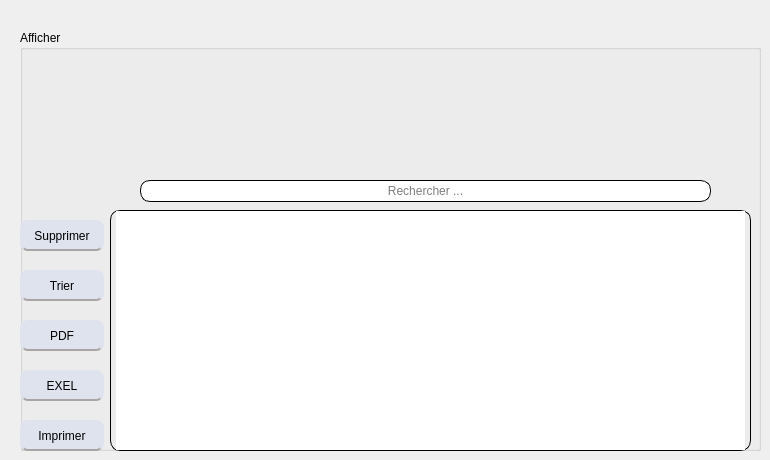
      <widget class="QWidget" name="tab_4">
       <attribute name="title">
        <string>Afficher les factures</string>
       </attribute>
       <widget class="QGroupBox" name="groupBox_3">
        <property name="geometry">
         <rect>
          <x>20</x>
          <y>30</y>
          <width>741</width>
          <height>421</height>
         </rect>
        </property>
        <property name="title">
         <string>Afficher</string>
        </property>
        <widget class="QTableView" name="tab_fact">
         <property name="enabled">
          <bool>true</bool>
         </property>
         <property name="geometry">
          <rect>
           <x>90</x>
           <y>180</y>
           <width>641</width>
           <height>241</height>
          </rect>
         </property>
         <property name="cursor" stdset="0">
          <cursorShape>ArrowCursor</cursorShape>
         </property>
         <property name="mouseTracking">
          <bool>false</bool>
         </property>
         <property name="styleSheet">
          <string notr="true">QTableView
{
 border-width: 1px;
border-style: solid;
border-color: black;
  border-radius: 10px;
padding:0 5;
}</string>
         </property>
        </widget>
        <widget class="QPushButton" name="pushButton">
         <property name="enabled">
          <bool>true</bool>
         </property>
         <property name="geometry">
          <rect>
           <x>0</x>
           <y>240</y>
           <width>84</width>
           <height>31</height>
          </rect>
         </property>
         <property name="font">
          <font>
           <family>Arial</family>
           <pointsize>-1</pointsize>
           <weight>50</weight>
           <bold>false</bold>
          </font>
         </property>
         <property name="styleSheet">
          <string notr="true">QPushButton {
background: #dfe3ee;
border: 2px solid #dfe3ee;
border-bottom-color: #aaa5a5; /* same as the pane color */
border-top-left-radius: 7px;
border-top-right-radius: 7px;
min-width: 80px;
border-radius: 8px;
color: black;
font-size:12px;
font-family:Arial, Helvetica, sans-serif;


}
QPushButton:hover {
color:#fff;
background:#8b9dc3;
border: none;

}
</string>
         </property>
         <property name="text">
          <string>Trier</string>
         </property>
        </widget>
        <widget class="QLabel" name="label_10">
         <property name="geometry">
          <rect>
           <x>340</x>
           <y>30</y>
           <width>109</width>
           <height>109</height>
          </rect>
         </property>
         <property name="text">
          <string/>
         </property>
         <property name="pixmap">
          <pixmap>img/affich.png</pixmap>
         </property>
        </widget>
        <widget class="QLineEdit" name="lineEdit">
         <property name="enabled">
          <bool>true</bool>
         </property>
         <property name="geometry">
          <rect>
           <x>120</x>
           <y>150</y>
           <width>571</width>
           <height>22</height>
          </rect>
         </property>
         <property name="focusPolicy">
          <enum>Qt::WheelFocus</enum>
         </property>
         <property name="contextMenuPolicy">
          <enum>Qt::PreventContextMenu</enum>
         </property>
         <property name="autoFillBackground">
          <bool>false</bool>
         </property>
         <property name="styleSheet">
          <string notr="true">QLineEdit
{
 border-width: 1px;
border-style: solid;
border-color: black;
  border-radius: 10px;
padding:0 8;
}</string>
         </property>
         <property name="text">
          <string/>
         </property>
         <property name="alignment">
          <set>Qt::AlignCenter</set>
         </property>
         <property name="placeholderText">
          <string>Rechercher ...</string>
         </property>
         <property name="clearButtonEnabled">
          <bool>false</bool>
         </property>
        </widget>
        <widget class="QPushButton" name="pdf">
         <property name="enabled">
          <bool>true</bool>
         </property>
         <property name="geometry">
          <rect>
           <x>0</x>
           <y>290</y>
           <width>84</width>
           <height>31</height>
          </rect>
         </property>
         <property name="font">
          <font>
           <family>Arial</family>
           <pointsize>-1</pointsize>
           <weight>50</weight>
           <bold>false</bold>
          </font>
         </property>
         <property name="styleSheet">
          <string notr="true">QPushButton {
background: #dfe3ee;
border: 2px solid #dfe3ee;
border-bottom-color: #aaa5a5; /* same as the pane color */
border-top-left-radius: 7px;
border-top-right-radius: 7px;
min-width: 80px;
border-radius: 8px;
color: black;
font-size:12px;
font-family:Arial, Helvetica, sans-serif;


}
QPushButton:hover {
color:#fff;
background:#8b9dc3;
border: none;

}
</string>
         </property>
         <property name="text">
          <string>PDF</string>
         </property>
        </widget>
        <widget class="QPushButton" name="impr">
         <property name="enabled">
          <bool>true</bool>
         </property>
         <property name="geometry">
          <rect>
           <x>0</x>
           <y>390</y>
           <width>84</width>
           <height>31</height>
          </rect>
         </property>
         <property name="font">
          <font>
           <family>Arial</family>
           <pointsize>-1</pointsize>
           <weight>50</weight>
           <bold>false</bold>
          </font>
         </property>
         <property name="styleSheet">
          <string notr="true">QPushButton {
background: #dfe3ee;
border: 2px solid #dfe3ee;
border-bottom-color: #aaa5a5; /* same as the pane color */
border-top-left-radius: 7px;
border-top-right-radius: 7px;
min-width: 80px;
border-radius: 8px;
color: black;
font-size:12px;
font-family:Arial, Helvetica, sans-serif;


}
QPushButton:hover {
color:#fff;
background:#8b9dc3;
border: none;

}
</string>
         </property>
         <property name="text">
          <string>Imprimer</string>
         </property>
        </widget>
        <widget class="QPushButton" name="pushButton_2">
         <property name="geometry">
          <rect>
           <x>0</x>
           <y>190</y>
           <width>84</width>
           <height>31</height>
          </rect>
         </property>
         <property name="contextMenuPolicy">
          <enum>Qt::DefaultContextMenu</enum>
         </property>
         <property name="toolTip">
          <string/>
         </property>
         <property name="statusTip">
          <string/>
         </property>
         <property name="whatsThis">
          <string>&lt;html&gt;&lt;head/&gt;&lt;body&gt;&lt;p&gt;&lt;br/&gt;&lt;/p&gt;&lt;/body&gt;&lt;/html&gt;</string>
         </property>
         <property name="accessibleName">
          <string/>
         </property>
         <property name="accessibleDescription">
          <string/>
         </property>
         <property name="layoutDirection">
          <enum>Qt::LeftToRight</enum>
         </property>
         <property name="styleSheet">
          <string notr="true">QPushButton {
background: #dfe3ee;
border: 2px solid #dfe3ee;
border-bottom-color: #aaa5a5; /* same as the pane color */
border-top-left-radius: 7px;
border-top-right-radius: 7px;
min-width: 80px;
border-radius: 8px;
color: black;
font-size:12px;
font-family:Arial, Helvetica, sans-serif;


}
QPushButton:hover {
color:#fff;
background:#8b9dc3;
border: none;

}
</string>
         </property>
         <property name="text">
          <string>Supprimer</string>
         </property>
        </widget>
        <widget class="QPushButton" name="pushButton_5">
         <property name="geometry">
          <rect>
           <x>0</x>
           <y>340</y>
           <width>84</width>
           <height>31</height>
          </rect>
         </property>
         <property name="styleSheet">
          <string notr="true">QPushButton {
background: #dfe3ee;
border: 2px solid #dfe3ee;
border-bottom-color: #aaa5a5; /* same as the pane color */
border-top-left-radius: 7px;
border-top-right-radius: 7px;
min-width: 80px;
border-radius: 8px;
color: black;
font-size:12px;
font-family:Arial, Helvetica, sans-serif;


}
QPushButton:hover {
color:#fff;
background:#8b9dc3;
border: none;

}
</string>
         </property>
         <property name="text">
          <string>EXEL</string>
         </property>
        </widget>
       </widget>
      </widget>
